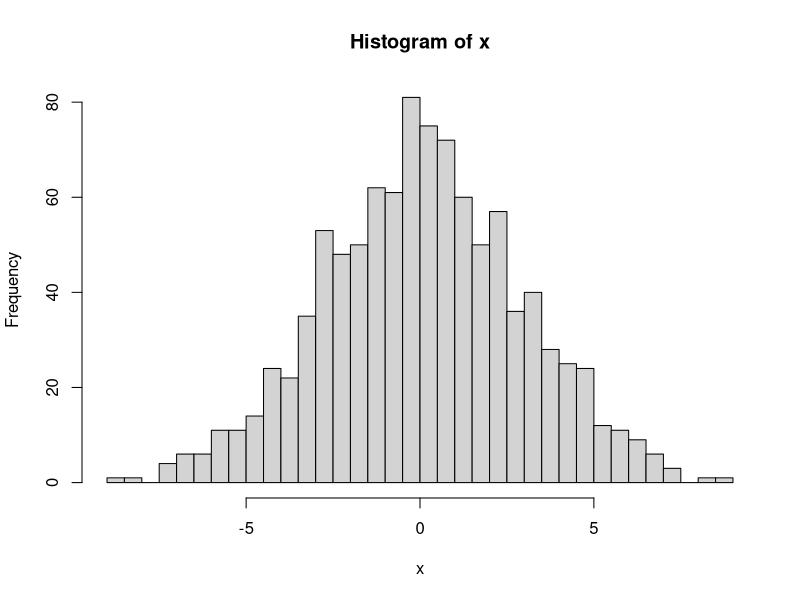
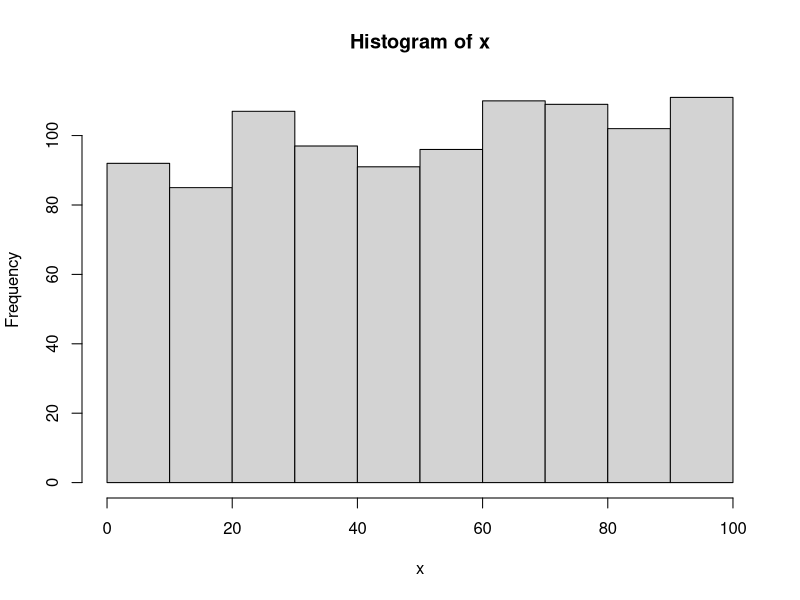
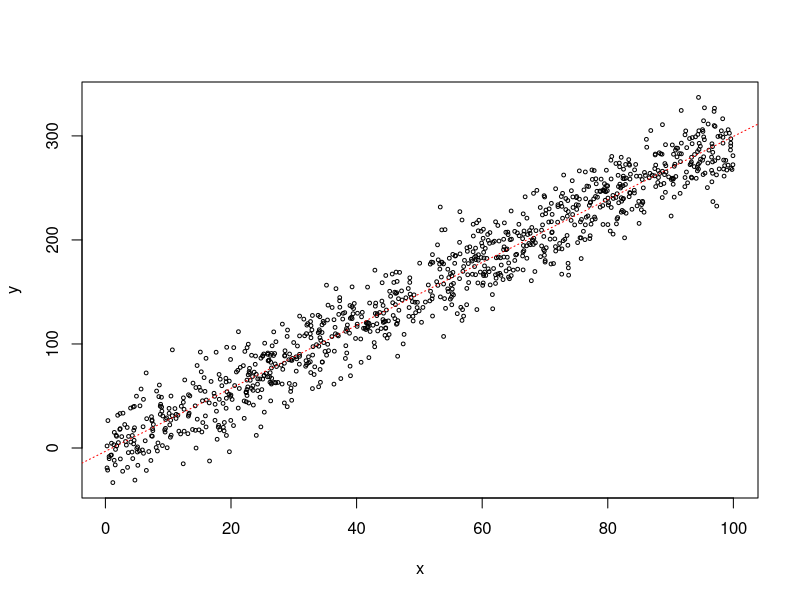

The R source for these figures, in order:
#### create data and plots

x <- rnorm(n=1000, mean=0, sd=3)
hist(x, nclass=30)

#### linear regression y=mx+b+Ei
m <- 3
b <- -2
eps <- rnorm(1000,0,20)

x <- runif(1000,0,100)
y <- m*x+b+eps
hist(x)
plot(x, y, cex=0.5)

#### 

abline(lm(y~x), lty=3, col="red")
